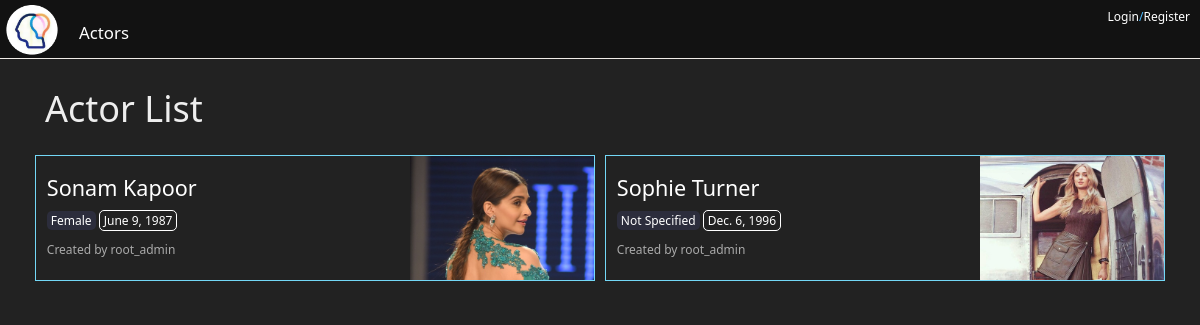
/actors/, run on an earlier commit of the app's database.
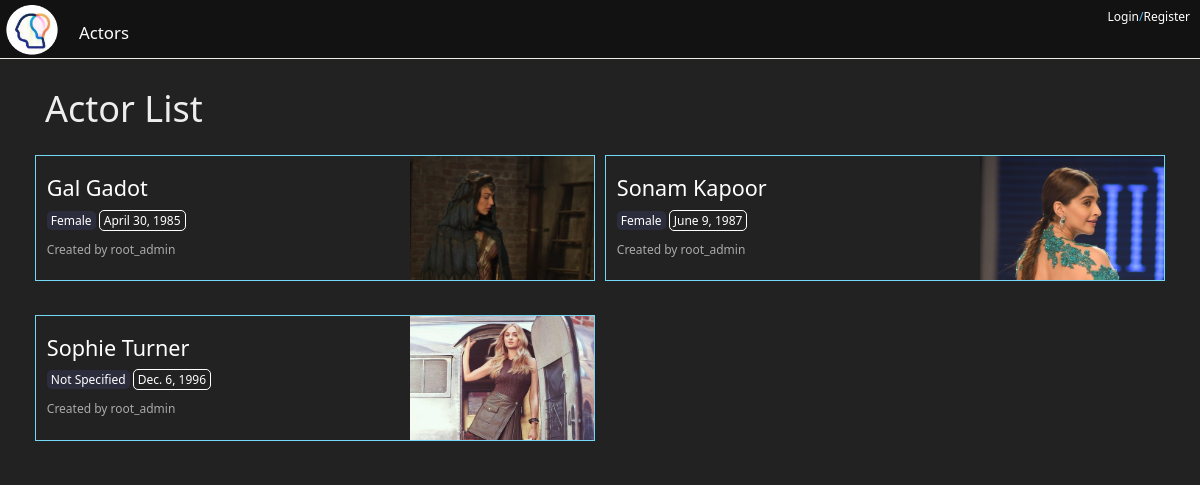
And on a later commit of the database.
### things/models.py (models this page shows, shortened)
class Actor(models.Model):
    genders = (
		('f', 'Female'),
        ('m', 'Male'),
        ('o', 'Not Specified'),
    )
    def update_image_file(instance, filename):
        ext = filename.split('.')[-1]
        filename = "%s.%s" % (instance.slug, ext)
        return os.path.join('actors', filename)
    owner           =models.ForeignKey(User)
    name            =models.CharField(max_length=50, blank=False, validators=[alphanumspacedash])
    gender          =models.CharField(choices=genders, blank=False, max_length=12, default='o')
    country         =CountryField(blank_label='(select country)')
    image           =models.ImageField(upload_to=update_image_file, blank=True, null=True)
    dob             =models.DateField(blank=False, default='01/01/89')
    rank            =models.CharField(choices=top_five, blank=True, null=True, max_length=12)
    insta           =models.URLField(max_length=200, blank=True, null=True)
    remarks         =models.TextField(blank=True, null=True)
    slug            =models.SlugField(blank=True, null=True)
    timestamp       =models.DateTimeField(auto_now_add=True)
    updated         =models.DateTimeField(auto_now=True)
    def get_absolute_url(self):
        return reverse('things:actor', kwargs={'slug':self.slug})
    class Meta:
        ordering = ('name',)

### things/views.py (the view)
# urls.py: url(r'^actors/$', views.ActorListView.as_view(), name='actors'),
class ActorListView(ListView):
    def get_queryset(self):
        slug = self.kwargs.get("slug")
        if slug:
            queryset = Actor.objects.filter(
                Q(name=slug) |
                Q(name__icontains=slug)
            )
        else:
            queryset = Actor.objects.all()
        return queryset

### things/templates/things/actor_list.html (shortened to what this page needs)
{%extends "base.html"%}
{%load static%}
{%block metatag%}
    <link rel="stylesheet" href="{% static 'flags/sprite-hq.css' %}">
{%endblock%}
{%block content%}
<div id="generic_list_heading" class="col-xs-12">
	<h1>Actor List</h1>
</div>
{% for obj in object_list %}
    <div class="col-xs-12 col-sm-6 generic_card_wrapper">
        <div class="generic_card">
            <div class="generic_card_text col-xs-8">
                <h2>{{obj.name}}<i class="{{ obj.country.flag_css }}"></i></h2>
                <div>
                    <p class="generic_card_info2">{{obj.get_gender_display}}</p>
                    <p class="generic_card_info1">{{obj.dob}}</p>
                    <p class="generic_creator">
                        Created by {{obj.owner}}
                    </p>
                </div>
            </div>
            <div class="generic_card_img col-xs-4">
                <img src="{{obj.image.url}}" alt="{{obj.name}} image">
            </div>
        </div>
    </div>
{%endfor%}
{%endblock content%}

### templates/base.html (shortened to what this page needs)
<!DOCTYPE html>
<html lang="en">
  <head>
    {%block metatag%}{%endblock metatag%}
    <link rel="stylesheet" type="text/css" href="https://cdnjs.cloudflare.com/ajax/libs/twitter-bootstrap/3.3.7/css/bootstrap.min.css">
    <link rel="stylesheet" type="text/css" href="https://stackpath.bootstrapcdn.com/font-awesome/4.7.0/css/font-awesome.min.css">
  </head>
  {% load static %}
  <body>
    {% include 'nav.html'%}
    <br>&nbsp;<br><br>&nbsp;<br>
    <div class="container">
      {%block content%} {%endblock content%}
    </div>
  </body>
</html>

### templates/nav.html (shortened to what this page needs)
<nav>
    <div class="navbar navbar-fixed-top" style="background: rgba(253, 249, 244, 0.944); box-shadow: none;">
      <div class="navbar-header">
          <a class="navbar-brand logo" href="/"><img src="/media/logo.png" width="64px;"></a>
      </div>
      <div class="navbar-collapse collapse" id="sitenav">
        <ul class="nav navbar-nav" style="padding-top: 8px;">
            <li class="dropdown">
                <a class="dropdown-toggle" data-toggle="dropdown" href="#">
                Actors</a>
            </li>
        </ul>
        <ul class="nav navbar-nav navbar-right" style="padding-top: 8px;margin-right:10px!important">
          {%if request.user.is_authenticated%}
            <li id="username">
                <a href="/profile">{{request.user}}</a>
            </li>
            <li class="right" id="logout"><a href="/logout/"><small>Logout</small></a></li>
          {%else%}
            <li><p><a href="/login/">Login</a>/<a href="/join/">Register</a></p></li>
          {%endif%}
        </ul>
      </div>
    </div>
  </nav>

### templates/css.html (style rules this page uses)
.navbar-header, .navbar-collapse { background: #121212; color: #4abaff; }
.navbar-brand { padding: 0; transform: scale(.8); }
.navbar-nav>li>a { font-size: 1.4em; }
body { background: #222; color: #eee; font-size: 1.2rem; font-family: 'Segoe UI', Tahoma, Geneva, Verdana, sans-serif; }
a, a:hover, a:active, a:focus, a:visited { color: #fff; }
#generic_list_heading, #generic_heading { font-size: 3em; }
.generic_card_wrapper { margin: 1em 0; padding: .4em; }
.generic_card { height: 10.5em; padding-left: .5em; overflow: hidden; border:1px solid rgb(115, 216, 247); }
.generic_card_text { display: flex; flex-flow: column; padding-left: 5px; padding-right: 5px; }
.generic_card_text h2 { font-size: 1.8em; }
.generic_card_img { padding: 0; height:100%; }
.generic_card_img img { width:100%; height: 100%; object-fit: cover; object-position: top; }
.generic_card_info1, .generic_card_info2 { display: inline-block; padding: 1px 4px; border-radius: 5px; }
.generic_card_info1 { border: 1px solid #fff; }
.generic_card_info2 { background: rgba(111, 123, 233, 0.133); }
.generic_creator { color: #aaa; }

What changed in the data, as far as the page shows it:
added Actor: name "Gal Gadot", gender "Female", dob "April 30, 1985", owner "root_admin", image (picture)
